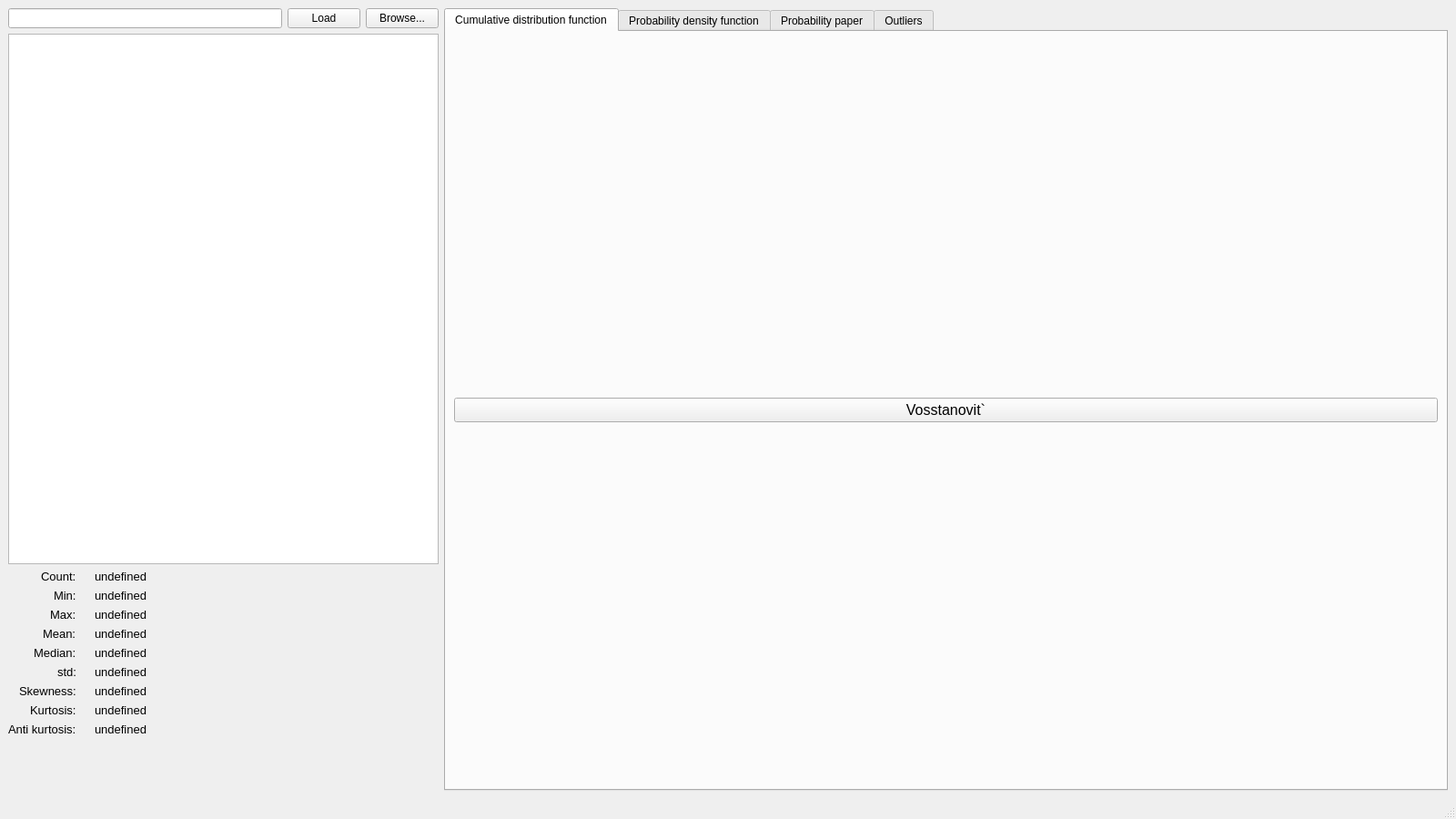
<?xml version="1.0" encoding="UTF-8"?>
<ui version="4.0">
 <class>MainWindow</class>
 <widget class="QMainWindow" name="MainWindow">
  <property name="geometry">
   <rect>
    <x>0</x>
    <y>0</y>
    <width>1600</width>
    <height>900</height>
   </rect>
  </property>
  <property name="windowTitle">
   <string>MainWindow</string>
  </property>
  <widget class="QWidget" name="centralwidget">
   <layout class="QVBoxLayout" name="verticalLayout_2">
    <item>
     <layout class="QVBoxLayout" name="rootLayout">
      <item>
       <layout class="QHBoxLayout" name="mainHorizontalLayout" stretch="3,7">
        <item>
         <layout class="QVBoxLayout" name="verticalLayout" stretch="1,12,5">
          <item>
           <layout class="QHBoxLayout" name="inputFilenameLayout">
            <item>
             <widget class="QLineEdit" name="filenameLineEdit"/>
            </item>
            <item>
             <widget class="QPushButton" name="pushButton">
              <property name="text">
               <string>Load</string>
              </property>
             </widget>
            </item>
            <item>
             <widget class="QPushButton" name="filenamePushButton">
              <property name="text">
               <string>Browse...</string>
              </property>
             </widget>
            </item>
           </layout>
          </item>
          <item>
           <widget class="QTableWidget" name="tableWidget"/>
          </item>
          <item>
           <layout class="QFormLayout" name="formLayout">
            <property name="labelAlignment">
             <set>Qt::AlignRight|Qt::AlignTrailing|Qt::AlignVCenter</set>
            </property>
            <property name="horizontalSpacing">
             <number>20</number>
            </property>
            <item row="0" column="0">
             <widget class="QLabel" name="countLabel">
              <property name="font">
               <font>
                <pointsize>10</pointsize>
               </font>
              </property>
              <property name="text">
               <string>Count:</string>
              </property>
             </widget>
            </item>
            <item row="0" column="1">
             <widget class="QLabel" name="countValLabel">
              <property name="font">
               <font>
                <pointsize>10</pointsize>
               </font>
              </property>
              <property name="text">
               <string>undefined</string>
              </property>
             </widget>
            </item>
            <item row="3" column="0">
             <widget class="QLabel" name="meanLabel">
              <property name="font">
               <font>
                <pointsize>10</pointsize>
               </font>
              </property>
              <property name="text">
               <string>Mean:</string>
              </property>
             </widget>
            </item>
            <item row="3" column="1">
             <widget class="QLabel" name="meanValLabel">
              <property name="font">
               <font>
                <pointsize>10</pointsize>
               </font>
              </property>
              <property name="text">
               <string>undefined</string>
              </property>
             </widget>
            </item>
            <item row="4" column="0">
             <widget class="QLabel" name="medianLabel">
              <property name="font">
               <font>
                <pointsize>10</pointsize>
               </font>
              </property>
              <property name="text">
               <string>Median:</string>
              </property>
             </widget>
            </item>
            <item row="4" column="1">
             <widget class="QLabel" name="medianValLabel">
              <property name="font">
               <font>
                <pointsize>10</pointsize>
               </font>
              </property>
              <property name="text">
               <string>undefined</string>
              </property>
             </widget>
            </item>
            <item row="5" column="0">
             <widget class="QLabel" name="stdLabel">
              <property name="font">
               <font>
                <pointsize>10</pointsize>
               </font>
              </property>
              <property name="text">
               <string>std:</string>
              </property>
             </widget>
            </item>
            <item row="5" column="1">
             <widget class="QLabel" name="stdValLabel">
              <property name="font">
               <font>
                <pointsize>10</pointsize>
               </font>
              </property>
              <property name="text">
               <string>undefined</string>
              </property>
             </widget>
            </item>
            <item row="6" column="0">
             <widget class="QLabel" name="skewnessLabel">
              <property name="font">
               <font>
                <pointsize>10</pointsize>
               </font>
              </property>
              <property name="text">
               <string>Skewness:</string>
              </property>
             </widget>
            </item>
            <item row="6" column="1">
             <widget class="QLabel" name="skewnessValLabel">
              <property name="font">
               <font>
                <pointsize>10</pointsize>
               </font>
              </property>
              <property name="text">
               <string>undefined</string>
              </property>
             </widget>
            </item>
            <item row="7" column="0">
             <widget class="QLabel" name="kurtosisLabel">
              <property name="font">
               <font>
                <pointsize>10</pointsize>
               </font>
              </property>
              <property name="text">
               <string>Kurtosis:</string>
              </property>
             </widget>
            </item>
            <item row="7" column="1">
             <widget class="QLabel" name="kurtosisValLabel">
              <property name="font">
               <font>
                <pointsize>10</pointsize>
               </font>
              </property>
              <property name="text">
               <string>undefined</string>
              </property>
             </widget>
            </item>
            <item row="8" column="0">
             <widget class="QLabel" name="antiKurtosisLabel">
              <property name="font">
               <font>
                <pointsize>10</pointsize>
               </font>
              </property>
              <property name="text">
               <string>Anti kurtosis:</string>
              </property>
             </widget>
            </item>
            <item row="8" column="1">
             <widget class="QLabel" name="antikurtosisValLabel">
              <property name="font">
               <font>
                <pointsize>10</pointsize>
               </font>
              </property>
              <property name="text">
               <string>undefined</string>
              </property>
             </widget>
            </item>
            <item row="1" column="0">
             <widget class="QLabel" name="minLabel">
              <property name="font">
               <font>
                <pointsize>10</pointsize>
               </font>
              </property>
              <property name="text">
               <string>Min:</string>
              </property>
             </widget>
            </item>
            <item row="1" column="1">
             <widget class="QLabel" name="minValLabel">
              <property name="font">
               <font>
                <pointsize>10</pointsize>
               </font>
              </property>
              <property name="text">
               <string>undefined</string>
              </property>
             </widget>
            </item>
            <item row="2" column="0">
             <widget class="QLabel" name="maxLabel">
              <property name="font">
               <font>
                <pointsize>10</pointsize>
               </font>
              </property>
              <property name="text">
               <string>Max:</string>
              </property>
             </widget>
            </item>
            <item row="2" column="1">
             <widget class="QLabel" name="maxValLabel">
              <property name="font">
               <font>
                <pointsize>10</pointsize>
               </font>
              </property>
              <property name="text">
               <string>undefined</string>
              </property>
             </widget>
            </item>
           </layout>
          </item>
         </layout>
        </item>
        <item>
         <layout class="QGridLayout" name="canvasLayout">
          <item row="0" column="0">
           <widget class="QTabWidget" name="tabWidget">
            <property name="currentIndex">
             <number>0</number>
            </property>
            <widget class="QWidget" name="tab">
             <attribute name="title">
              <string>Cumulative distribution function</string>
             </attribute>
             <layout class="QVBoxLayout" name="verticalLayout_7" stretch="5,1">
              <item>
               <layout class="QVBoxLayout" name="ecdfVerticalLayout"/>
              </item>
              <item>
               <layout class="QHBoxLayout" name="horizontalLayout">
                <item>
                 <widget class="QPushButton" name="restoreCumulativePushButton">
                  <property name="font">
                   <font>
                    <pointsize>12</pointsize>
                   </font>
                  </property>
                  <property name="text">
                   <string>Vosstanovit`</string>
                  </property>
                 </widget>
                </item>
                <item>
                 <layout class="QFormLayout" name="restoredCumulativeInfoLayout"/>
                </item>
               </layout>
              </item>
             </layout>
            </widget>
            <widget class="QWidget" name="tab1">
             <attribute name="title">
              <string>Probability density function</string>
             </attribute>
             <layout class="QVBoxLayout" name="verticalLayout_4" stretch="3,1">
              <item>
               <layout class="QVBoxLayout" name="densityPlotVerticalLayout"/>
              </item>
              <item>
               <layout class="QHBoxLayout" name="densityInfoHorizontalLayout" stretch="1,1">
                <item>
                 <widget class="QTableWidget" name="densityClassInfoTableWidget"/>
                </item>
                <item>
                 <layout class="QFormLayout" name="densityInfoFolmLayout"/>
                </item>
               </layout>
              </item>
             </layout>
            </widget>
            <widget class="QWidget" name="tab2">
             <attribute name="title">
              <string>Probability paper</string>
             </attribute>
             <layout class="QVBoxLayout" name="verticalLayout_5" stretch="5,1">
              <item>
               <layout class="QVBoxLayout" name="paperPlotVerticalLayout"/>
              </item>
              <item>
               <layout class="QHBoxLayout" name="paperInfoHorizontalLayout"/>
              </item>
             </layout>
            </widget>
            <widget class="QWidget" name="tab3">
             <attribute name="title">
              <string>Outliers</string>
             </attribute>
             <layout class="QVBoxLayout" name="verticalLayout_6" stretch="7,1">
              <item>
               <layout class="QVBoxLayout" name="outliersPlotVerticalLayout"/>
              </item>
              <item>
               <layout class="QHBoxLayout" name="outliersInfoHorizontalLayout" stretch="3,7">
                <property name="sizeConstraint">
                 <enum>QLayout::SetDefaultConstraint</enum>
                </property>
                <item>
                 <widget class="QPushButton" name="removeOutliersPushButton">
                  <property name="font">
                   <font>
                    <pointsize>12</pointsize>
                   </font>
                  </property>
                  <property name="text">
                   <string>Remove Outliers</string>
                  </property>
                 </widget>
                </item>
                <item>
                 <layout class="QFormLayout" name="formLayout_2">
                  <item row="0" column="0">
                   <widget class="QLabel" name="intervalLabel">
                    <property name="font">
                     <font>
                      <pointsize>12</pointsize>
                     </font>
                    </property>
                    <property name="text">
                     <string>Interval: </string>
                    </property>
                   </widget>
                  </item>
                  <item row="0" column="1">
                   <widget class="QLabel" name="intervalValLabel">
                    <property name="font">
                     <font>
                      <pointsize>12</pointsize>
                     </font>
                    </property>
                    <property name="text">
                     <string>undefined</string>
                    </property>
                   </widget>
                  </item>
                 </layout>
                </item>
               </layout>
              </item>
             </layout>
            </widget>
           </widget>
          </item>
         </layout>
        </item>
       </layout>
      </item>
     </layout>
    </item>
   </layout>
  </widget>
  <widget class="QMenuBar" name="menubar">
   <property name="geometry">
    <rect>
     <x>0</x>
     <y>0</y>
     <width>1600</width>
     <height>21</height>
    </rect>
   </property>
  </widget>
  <widget class="QStatusBar" name="statusbar"/>
 </widget>
 <resources/>
 <connections/>
</ui>
